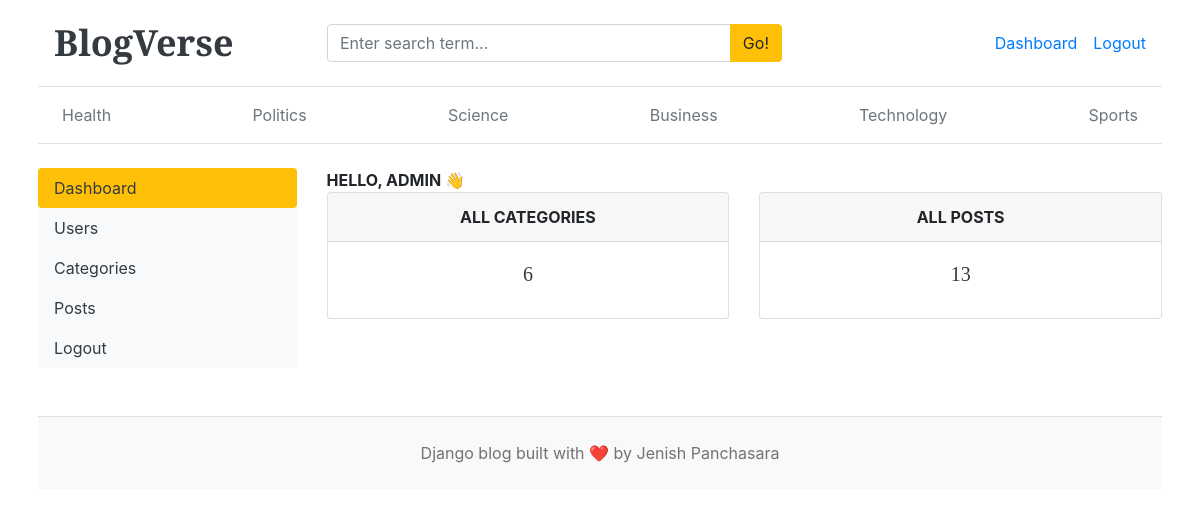
The page /dashboard/ (signed in) on the database its author committed.
### app/models.py (models this page shows, shortened)
class Category(models.Model):
    category_name = models.CharField(max_length=50,unique=True)
    created_at = models.DateTimeField(auto_now_add=True)
    updated_at = models.DateTimeField(auto_now=True)
    class Meta:
        verbose_name_plural = 'categories'

### dashboards/views.py (the view)
# urls.py: path('dashboard/', include('dashboards.urls')),
@login_required(login_url='login')
def dashboard(request):
    category_count = Category.objects.all().count()
    blogs_count = Blog.objects.all().count()
    context = {
        'category_count': category_count,
        'blogs_count': blogs_count,
    }
    return render(request, 'dashboard/dashboard.html', context)

### app/context_processors.py (called while the page is built)
def get_categories(request):
    categories = Category.objects.all().order_by('-created_at')
    return dict(categories=categories)

def get_social_links(request):
    social_links = SocialLinks.objects.all()
    return dict(social_links=social_links)

### templates/dashboard/dashboard.html
{% extends "base.html" %}
{% block content %}
<div class="row">
    {% include "dashboard/sidebar.html" %}
      <div class="col-md-9">
        <span class="text-uppercase font-weight-bold">hello, {{user}} 👋</span>
        <div class="row">
            <div class="col">
                <div class="card border-default mb-3">
                    <div class="card-header text-center text-uppercase font-weight-bold">All Categories</div>
                    <div class="card-body text-dark">
                        <h5 class="card-title text-center">{{ category_count}}</h5>
                    </div>
                </div>
            </div>
            <div class="col">
                <div class="card border-default mb-3">
                    <div class="card-header text-center text-uppercase font-weight-bold">All Posts</div>
                    <div class="card-body text-dark">
                        <h5 class="card-title text-center">{{ blogs_count }}</h5>
                    </div>
                </div>
            </div>
        </div>
      </div>
</div>
{% endblock %}

### templates/base.html (shortened to what this page needs)
{% load static %}
<!DOCTYPE html>
<html lang="en">
  <head>
    <link
      href="https://getbootstrap.com/docs/4.0/dist/css/bootstrap.min.css"
      rel="stylesheet"
    />
    <link href="{% static 'css/blog.css' %}" rel="stylesheet" />
    <link rel="stylesheet" href="https://cdnjs.cloudflare.com/ajax/libs/font-awesome/4.7.0/css/font-awesome.min.css">
  </head>
  <body>
    <div class="container px-3 px-md-4 px-lg-2">
      <header class="blog-header px-3 py-3 border-bottom bg-white">
        <div class="row align-items-center no-gutters">
          <div class="col-md-3">
            <a class="blog-header-logo text-dark font-weight-bold" href="/">
              BlogVerse
            </a>
          </div>
          <div class="col-md-5">
            <form action="{% url 'search' %}" method="GET">
              <div class="input-group">
                <input
                  class="form-control"
                  type="text"
                  name="keyword"
                  placeholder="Enter search term..."
                  value = {{ keyword }}
                >
                <div class="input-group-append">
                  <button class="btn btn-warning" type="submit">Go!</button>
                </div>
              </div>
            </form>
          </div>
          <div class="col-4 d-flex justify-content-end align-items-center">
              {% if not user.is_authenticated %}
                  <a class="btn btn-sm btn-warning" href="{% url 'login' %}">Login</a> &nbsp;
                  <a class="btn btn-sm btn-outline-secondary" href="{% url 'register' %}">Register</a>
              {% else %}
                  <span>
                      <a href="{% url 'dashboard' %}">Dashboard</a>
                  </span>
                  <span>
                      <a href="{% url 'logout' %}">Logout</a>
                  </span>
              {% endif %}
          </div>
      </header>
      <div class="nav-scroller px-3 py-2 mb-4 border-bottom">
        <nav class="nav d-flex justify-content-between">
          {% for cat in categories %}
            <a
              class="p-2 text-muted"
              href="{% url 'posts_by_category' cat.id %}"
            >
              {{ cat.category_name }}
            </a>
          {% endfor %}
        </nav>
      </div>
      {% block content %}
      {% endblock %}
      <footer class="blog-footer text-center py-4 mt-5 border-top">
        <p class="mb-0">
          Django blog built with ❤️ by
          <span>Jenish Panchasara</span>
        </p>
      </footer>
    </div>
  </body>
</html>

### blog_main/static/css/blog.css (style rules this page uses)
.blog-header { border-bottom: 1px solid #e5e5e5; }
.blog-header-logo { font-family: "Playfair Display", Georgia, "Times New Roman", serif; font-size: 2.25rem; }
h1, h2, h3, h4, h5, h6 { font-family: "Playfair Display", Georgia, "Times New Roman", serif; }
.blog-footer { padding: 2.5rem 0; color: #727272; text-align: center; background-color: #f9f9f9; border-top: .05rem solid #e5e5e5; }
.blog-footer p:last-child { margin-bottom: 0; }

### rows shown on the page
Category: category_name "Health"
Category: category_name "Politics"
Category: category_name "Science"
Category: category_name "Business"
Category: category_name "Technology"
Category: category_name "Sports"

### other values the page prints
{{ user }} "ADMIN"
{{ category_count }} "6"
{{ blogs_count }} "13"
